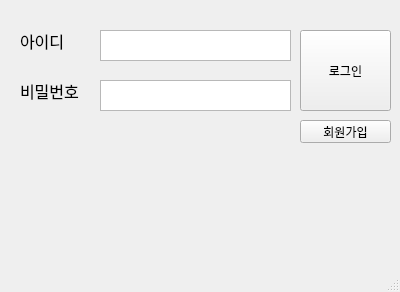
<?xml version="1.0" encoding="UTF-8"?>
<ui version="4.0">
 <class>MainWindow</class>
 <widget class="QMainWindow" name="MainWindow">
  <property name="geometry">
   <rect>
    <x>0</x>
    <y>0</y>
    <width>400</width>
    <height>292</height>
   </rect>
  </property>
  <property name="font">
   <font>
    <family>맑은 고딕</family>
   </font>
  </property>
  <property name="windowTitle">
   <string>WELCOME TO STARBUCKS</string>
  </property>
  <property name="windowIcon">
   <iconset>
    <normaloff>logo.png</normaloff>logo.png</iconset>
  </property>
  <widget class="QWidget" name="centralwidget">
   <widget class="QPushButton" name="pushButton_login">
    <property name="geometry">
     <rect>
      <x>300</x>
      <y>30</y>
      <width>91</width>
      <height>81</height>
     </rect>
    </property>
    <property name="text">
     <string>로그인</string>
    </property>
   </widget>
   <widget class="QPushButton" name="pushButton_join">
    <property name="geometry">
     <rect>
      <x>300</x>
      <y>120</y>
      <width>91</width>
      <height>23</height>
     </rect>
    </property>
    <property name="text">
     <string>회원가입</string>
    </property>
   </widget>
   <widget class="QTextEdit" name="textEdit_pass">
    <property name="geometry">
     <rect>
      <x>100</x>
      <y>80</y>
      <width>191</width>
      <height>31</height>
     </rect>
    </property>
   </widget>
   <widget class="QTextEdit" name="textEdit_id">
    <property name="geometry">
     <rect>
      <x>100</x>
      <y>30</y>
      <width>191</width>
      <height>31</height>
     </rect>
    </property>
   </widget>
   <widget class="QLabel" name="label_2">
    <property name="geometry">
     <rect>
      <x>20</x>
      <y>70</y>
      <width>71</width>
      <height>41</height>
     </rect>
    </property>
    <property name="font">
     <font>
      <family>맑은 고딕</family>
      <pointsize>12</pointsize>
     </font>
    </property>
    <property name="text">
     <string>비밀번호</string>
    </property>
   </widget>
   <widget class="QLabel" name="label_logo">
    <property name="geometry">
     <rect>
      <x>10</x>
      <y>150</y>
      <width>381</width>
      <height>121</height>
     </rect>
    </property>
    <property name="text">
     <string/>
    </property>
   </widget>
   <widget class="QLabel" name="label">
    <property name="geometry">
     <rect>
      <x>20</x>
      <y>20</y>
      <width>51</width>
      <height>41</height>
     </rect>
    </property>
    <property name="font">
     <font>
      <family>맑은 고딕</family>
      <pointsize>12</pointsize>
     </font>
    </property>
    <property name="text">
     <string>아이디</string>
    </property>
   </widget>
  </widget>
  <widget class="QStatusBar" name="statusbar"/>
 </widget>
 <resources/>
 <connections/>
</ui>
